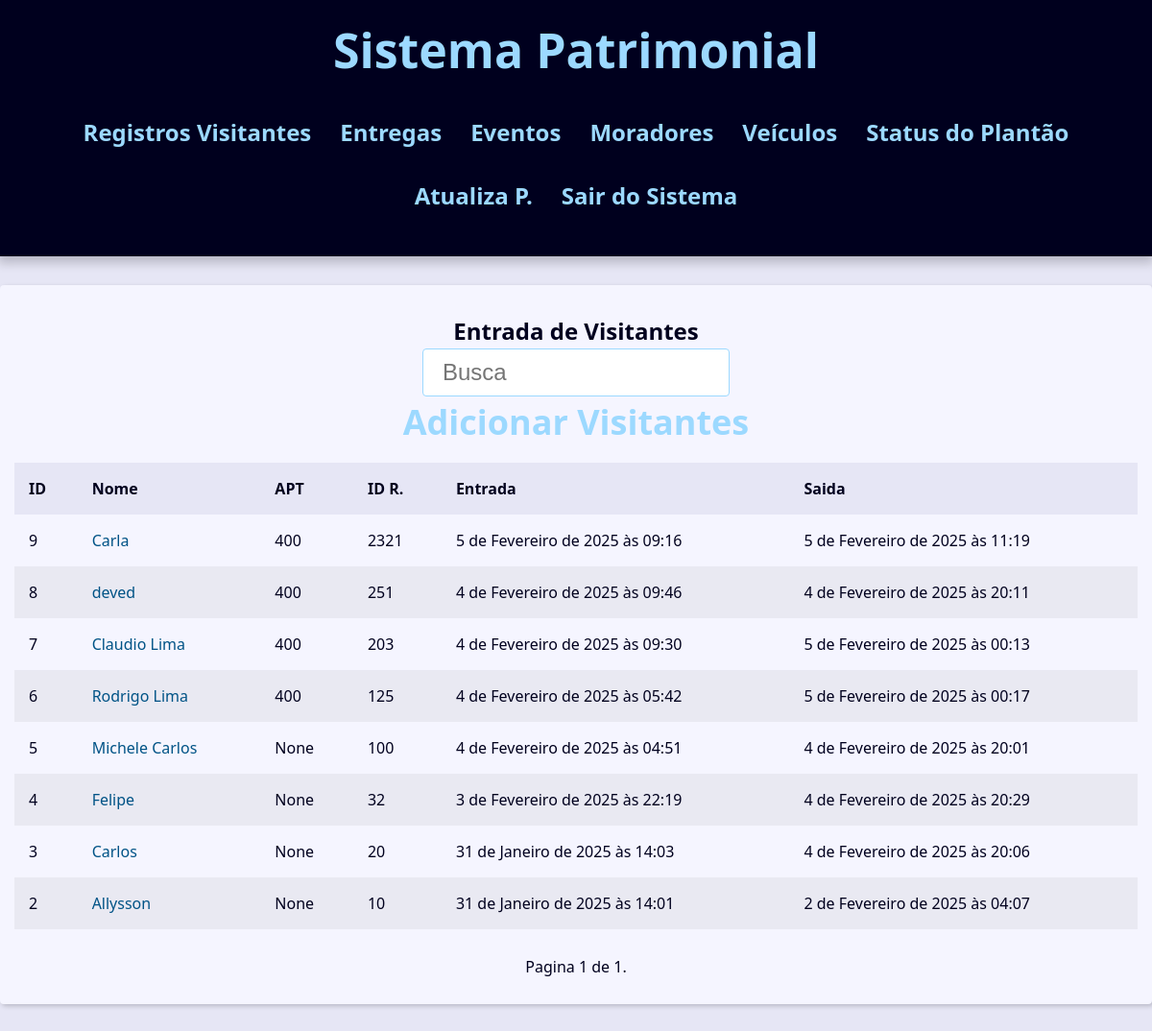
Page /porteiros/ (signed in) on the earlier database version.
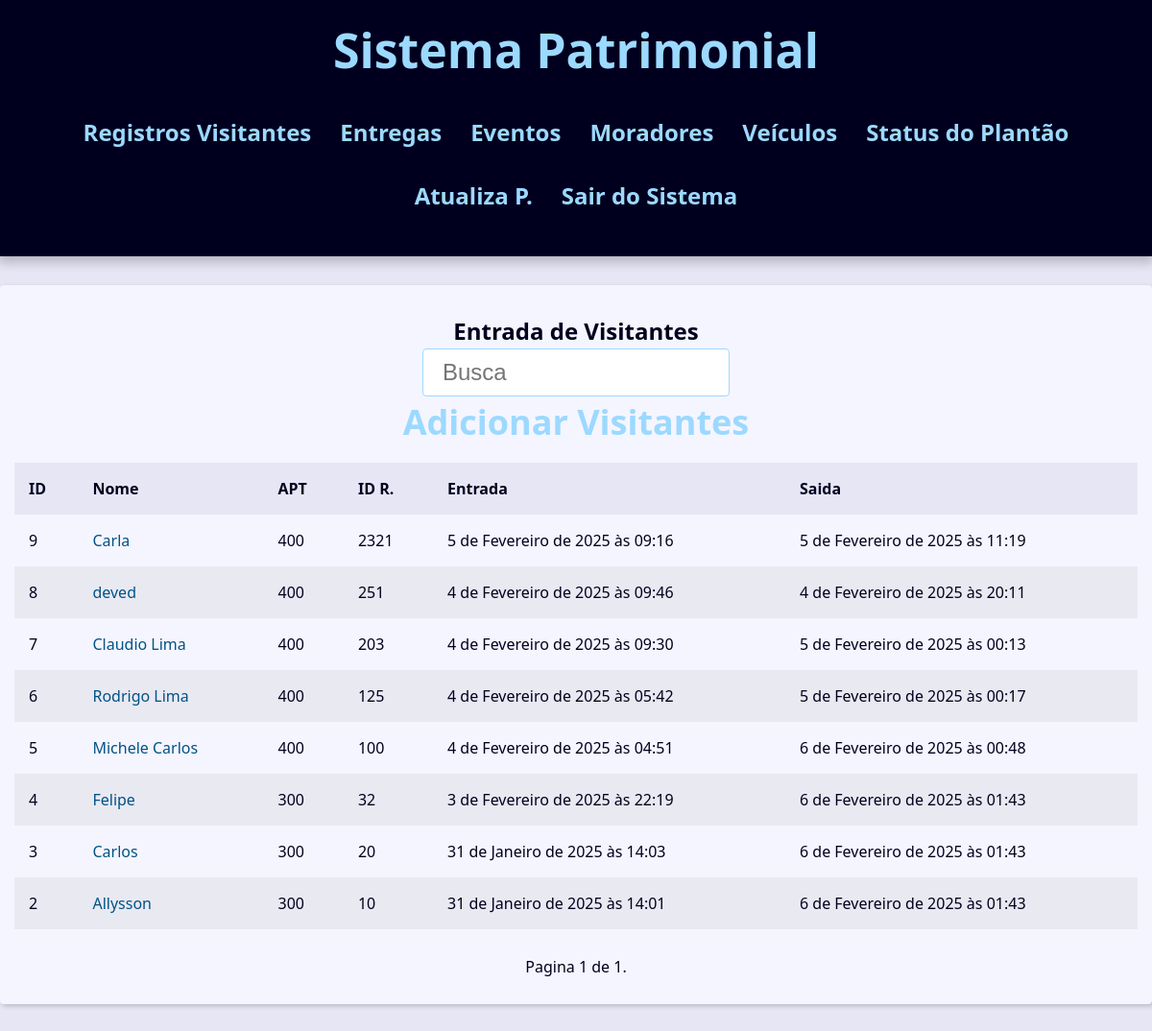
Same page on the later database version.
### contact/models.py (models this page shows, shortened)
class Visitante(models.Model):
    nome = models.CharField(max_length=254)
    apartamento = models.ForeignKey(Apartamento,
                                    on_delete=models.SET_NULL,
                                    blank=True, null=True
                                     )
    categoria = models.ForeignKey(Categoria,
                                    on_delete=models.SET_NULL,
                                    blank=True, null=True
                                     )
    autorizador = models.ForeignKey(User, on_delete=models.SET_NULL,
                                    blank=True, null=True
                                     )
    data_entrada = models.DateTimeField(default=timezone.now)
    id_registro = models.CharField(max_length=50)
    obs = models.TextField(blank=True)
    saida = models.DateTimeField(null=True, blank=True)

class Apartamento(models.Model):
    numero_apartamento = models.CharField(max_length=50)
    anda = models.CharField(max_length=50)
    def __str__(self) -> str:
        return self.numero_apartamento

### contact/views/contact_views.py (the view)
# urls.py: path('', views.index, name='index' ),
@porteiro_required
def index(request):
    visitantes = Visitante.objects.filter().order_by('-id')
    paginator = Paginator(visitantes, 10)
    page_number = request.GET.get("page")
    page_obj = paginator.get_page(page_number)
    context = {
        'page_obj': page_obj,
        'site_title': 'Entrada de Visitantes -',
    }
    return render(
        request,
        'contact/visitantes/index.html',
        context,
    )

### contact/views/user_forms.py (called while the page is built)
def porteiro_required(view_func):
    @wraps(view_func)
    @login_required
    def _wrapped_view(request, *args, **kwargs):
        if not request.user.groups.filter(name="porteiro").exists():  # Verifica se o usuário está no grupo 'porteiro'
            messages.error(request, 'Acesso negado! Apenas porteiros podem acessar esta área.')
            return redirect('contact:login_views')  # Redireciona para login se não for porteiro
        return view_func(request, *args, **kwargs)
    return _wrapped_view

### contact/templates/contact/visitantes/index.html
{% extends "global/base.html" %}
{% block content %}
    <div class="responsive-table">
        <table class="contacts-table">
            <caption class="table-caption" >
                Entrada de Visitantes
                <div class="search">
                    <form action="{% url 'contact:search' %}"
                    method="GET">
                        <input
                        type="text"
                        class="search-input"
                        placeholder="Busca"
                        id="search"
                        name="q"
                        value="{{ request.GET.q.strip }}"
                        >
                    </form>
                </div>
                <a href="{% url 'contact:create_visitantes' %}" class="header-link">
                    <h2>Adicionar Visitantes</h2>
                </a>
            </caption>
            <thead>
                <tr class="table-row table-row-header">
                    <th class="table-header">ID</th>
                    <th class="table-header">Nome</th>
                    <th class="table-header">APT</th>
                    <th class="table-header">ID R.</th>
                    <th class="table-header">Entrada</th>
                    <th class="table-header">Saida</th>
                </tr>
            </thead>
            <tbody>
                {% for visitante in page_obj %}
                  <tr class="table-row">
                    <td class="table-cel">
                        {{ visitante.id }}
                    </td>
                    <td class="table-cel">
                        <a href=" {% url 'contact:visitanteIndex' visitante.id %} "
                        class="table-link"
                        >
                            {{ visitante.nome }}
                        </a>
                    </td>
                    <td class="table-cel">
                        {{ visitante.apartamento }}
                    </td>
                    <td class="table-cel">
                        {{ visitante.id_registro }}
                    </td>
                    <td class="table-cel">
                        {{ visitante.data_entrada }}
                    </td>
                    <td class="table-cel">
                        {{ visitante.saida }}
                    </td>
                  </tr>
                {% endfor %}
            </tbody>
        </table>
    </div>
{% endblock content %}

### base_templates/global/base.html (shortened to what this page needs)
{% load static %}
<!DOCTYPE html>
<html lang="pt-BR">
<head>
    <link rel="stylesheet" href="{% static 'global/css/style.css' %}">
</head>
<body>
    <header class="header">
        {% if user.is_authenticated %}
        <h1 class="header-heading">
            <a href="{% url 'contact:index' %}" class="header-link">
                Sistema Patrimonial
            </a>
        </h1>
        <nav class="menu">
            <ul class="menu-list">
                <li class="menu-item">
                    <a href="{% url 'contact:registro_visitantes_index' %}" class="menu-link">
                        <h2>Registros Visitantes</h2>
                    </a>
                </li>
                <li class="menu-item">
                    <a href="{% url "contact:registro_entregas_index" %}" class="menu-link">
                        <h2>Entregas</h2>
                    </a>
                </li>
                <li class="menu-item">
                    <a href=" {% url "contact:eventos"%}" class="menu-link">
                        <h2> Eventos </h2>
                    </a>
                </li>
                <li class="menu-item">
                    <a href="{% url "contact:moradores_index" %}" class="menu-link">
                        <h2>Moradores</h2>
                    </a>
                </li>
                <li class="menu-item">
                    <a href="{% url "contact:carros_index" %}" class="menu-link">
                        <h2>Veículos</h2>
                    </a>
                </li>
                <li class="menu-item">
                    <a href="{% url "contact:ocorrencias_index" %}" class="menu-link">
                        <h2>Status do Plantão</h2>
                    </a>
                </li>
                <li class="menu-item">
                    <a href="{% url "contact:user_update" %}" class="menu-link">
                        <h2>Atualiza P.</h2>
                    </a>
                </li>
                <li class="menu-item">
                    <a href="{% url "contact:login_views" %}" class="menu-link">
                        <h2  >Sair do Sistema</h2>
                    </a>
                </li>
            </ul>
        </nav>
        {% endif %}
    </header>
    <main class="content">
    {% block content %}  {% endblock content %}
    {% include "global/_pagination.html" %}
    </main>
</body>
</html>

### base_templates/global/_pagination.html (shortened to what this page needs)
{% if page_obj %}
    <div class="pagination">
        <span class="step-links">
            <span class="current">
                Pagina {{ page_obj.number }} de {{ page_obj.paginator.num_pages }}.
            </span>
        </span>
    </div>
{% endif %}

### base_static/global/css/style.css (style rules this page uses)
:root { --spacing: 1.5rem; --link-dark-color: rgb(0, 83, 134); --link-light-color: rgb(156, 217, 255); --clr-white: rgb(245, 245, 255); --clr-black: rgb(0, 0, 30); --clr-light-gray: rgb(230, 230, 245); --clr-dark-shadow-5: rgba(0, 0, 10, 5%); --clr-dark-shadow-10: rgba(0, 0, 10, 10%); --clr-dark-shadow-20: rgba(0, 0, 10, 20%); --clr-light-shadow-5: rgba(200, 200, 255, 5%); --clr-light-shadow-10: rgba(200, 200, 255, 10%); --clr-light-shadow-20: rgba(200, 200, 255, 20%); --main-page-width: 120rem; --table-min-width: 60rem; --biggest-font-size: 5rem; --bigger-font-size: 4rem; --big-font-size: 3.2rem; --medium-font-size: 2.4rem; --small-font-size: 1.6rem; --smaller-font-size: 1.4rem; --smallest-font-size: 1.2rem; --transition-fast: 300ms; --transition-medium: 600ms; --transition-slow: 1s; --default-border-radius: 4px; }
*, *::before, *::after { margin: 0; padding: 0; box-sizing: border-box; }
html { font-size: 62.5%; }
body { font-family: system-ui, -apple-system, BlinkMacSystemFont, 'Segoe UI', Roboto, Oxygen, Ubuntu, Cantarell, 'Open Sans', 'Helvetica Neue', sans-serif; line-height: 1.5; font-size: var(--small-font-size); color: var(--clr-black); -webkit-font-smoothing: antialiased; background: var(--clr-light-gray); }
.header { background: var(--clr-black); padding: var(--spacing); box-shadow: 0 5px 10px 2px var(--clr-dark-shadow-20); z-index: 1; position: relative; }
.header-heading { font-size: var(--biggest-font-size); text-align: center; }
.header-link { color: var(--link-light-color); text-decoration: none; transition: filter var(--transition-fast) ease-in-out; }
.menu { margin: var(--spacing); }
.menu-list { list-style: none; display: flex; justify-content: center; flex-flow: row wrap; }
.menu-link { display: block; padding: var(--spacing); color: var(--link-light-color); text-decoration: none; transition: background-color var(--transition-fast) ease-in-out; border-radius: var(--default-border-radius); }
.content { max-width: var(--main-page-width); margin: calc(var(--spacing) * 2) auto; padding: var(--spacing); background: var(--clr-white); box-shadow: 2px 2px 5px var(--clr-dark-shadow-20); border-radius: var(--default-border-radius); }
.responsive-table { width: 100%; overflow-x: auto; }
.contacts-table { width: 100%; min-width: var(--table-min-width); border-collapse: collapse; }
.table-caption { font-size: var(--medium-font-size); font-weight: bold; padding: var(--spacing); }
.table-row { text-align: left; text-overflow: ellipsis; transition: background-color var(--transition-fast) ease-in-out; }
.table-row:nth-of-type(2n) { background: var(--clr-dark-shadow-5); }
.table-row-header { background: var(--clr-light-gray); color: var(--clr-black); }
.table-cel, .table-header { padding: var(--spacing); }
.table-link { color: var(--link-dark-color); transition: color var(--transition-fast) ease-in-out; text-decoration: none; }
.pagination { margin-top: var(--spacing); display: flex; justify-content: center; padding: calc(var(--spacing) * 0.8); font-size: var(--small-font-size); }
.pagination .step-links { display: flex; gap: calc(var(--spacing) * 0.8); }
.search { display: flex; justify-content: center; }
.search-input { font-size: var(--medium-font-size); padding: 1rem 2rem; width: 100%; max-width: 32rem; border-radius: var(--default-border-radius); border: 1px solid var(--link-light-color); }
.header-link { animation: colorChange 18s infinite; font-weight: bold; text-decoration: none; }

Differences in the rows shown:
changed Visitante "Michele Carlos": apartamento "None" → "400"; saida "4 de Fevereiro de 2025 às 20:01" → "6 de Fevereiro de 2025 às 00:48"
changed Visitante "Felipe": apartamento "None" → "300"; saida "4 de Fevereiro de 2025 às 20:29" → "6 de Fevereiro de 2025 às 01:43"
changed Visitante "Carlos": apartamento "None" → "300"; saida "4 de Fevereiro de 2025 às 20:06" → "6 de Fevereiro de 2025 às 01:43"
changed Visitante "Allysson": apartamento "None" → "300"; saida "2 de Fevereiro de 2025 às 04:07" → "6 de Fevereiro de 2025 às 01:43"
